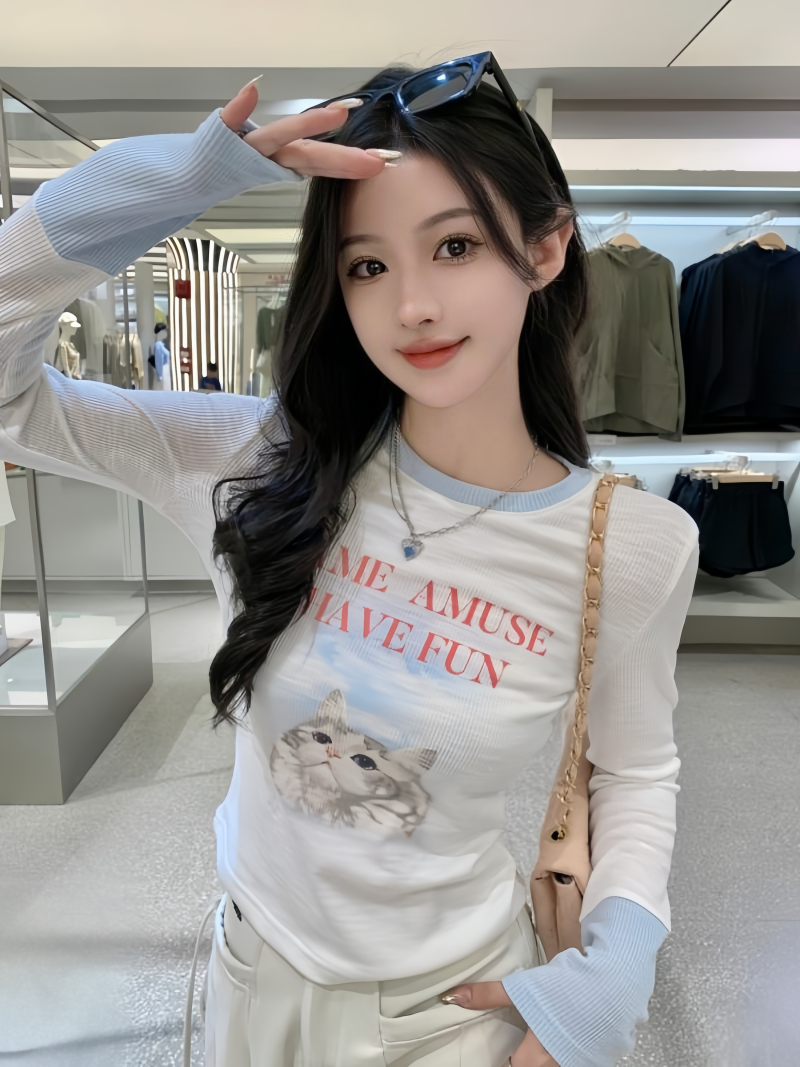
#> input picture backend/data/cankaotu/186b2da79b744ebfb3fcb931ee0b3830.jpg, 2400 x 3200 px (shown at 1/3 size)
$ python -i image_processor.py   (imports and definitions only)
#> lines starting #> are read from the running program, lines starting #| are printed output that depends on the picture
from PIL import Image, ImageFilter
import os
from typing import Optional, Tuple, Dict
import logging

logger = logging.getLogger(__name__)

class ImageProcessor:
    """AI图像处理器，负责抠图和图像合成"""

    def __init__(self):
        """初始化图像处理器"""
        # 配置OpenCV和PIL的基本参数
        self.min_confidence = 0.5
        logger.info("图像处理器初始化完成")

    def load_image(self, image_path: str) -> Optional[Image.Image]:
        """加载图像文件"""
        try:
            image = Image.open(image_path)
#> image is the input picture: PIL image 2400x3200 RGB; mean R, G, B 149.7, 147, 143.5
            # 确保图像为RGBA模式
            if image.mode != 'RGBA':
                image = image.convert('RGBA')
#> image: PIL image 2400x3200 RGBA
            return image
        except Exception as e:
            logger.error(f"加载图像失败 {image_path}: {str(e)}")
            return None

    # [10 lines left out: function save_image, not called in this run]

    def remove_background(self, image: Image.Image, feather_amount: float = 0.5) -> Optional[Image.Image]:
        """
        智能抠图（简化版本，仅使用PIL）
        - image: 输入图像
        - feather_amount: 边缘羽化程度 (0-1)

        返回: 带透明背景的图像
        """
        try:
            # 简化版本：直接使用图像的Alpha通道作为遮罩
            # 在实际应用中，这里会有更复杂的分割算法
            result = image.copy()

            # 应用边缘羽化
            if feather_amount > 0:
                result = self.feather_edges(result, feather_amount)

            return result

        except Exception as e:
            logger.error(f"抠图失败: {str(e)}")
            # 如果算法失败，返回原始图像
            return image

    def feather_edges(self, image: Image.Image, feather_amount: float = 0.5) -> Image.Image:
        """边缘羽化处理"""
#> called with feather_amount = 0.5
        try:
            # 获取alpha通道
            r, g, b, a = image.split()
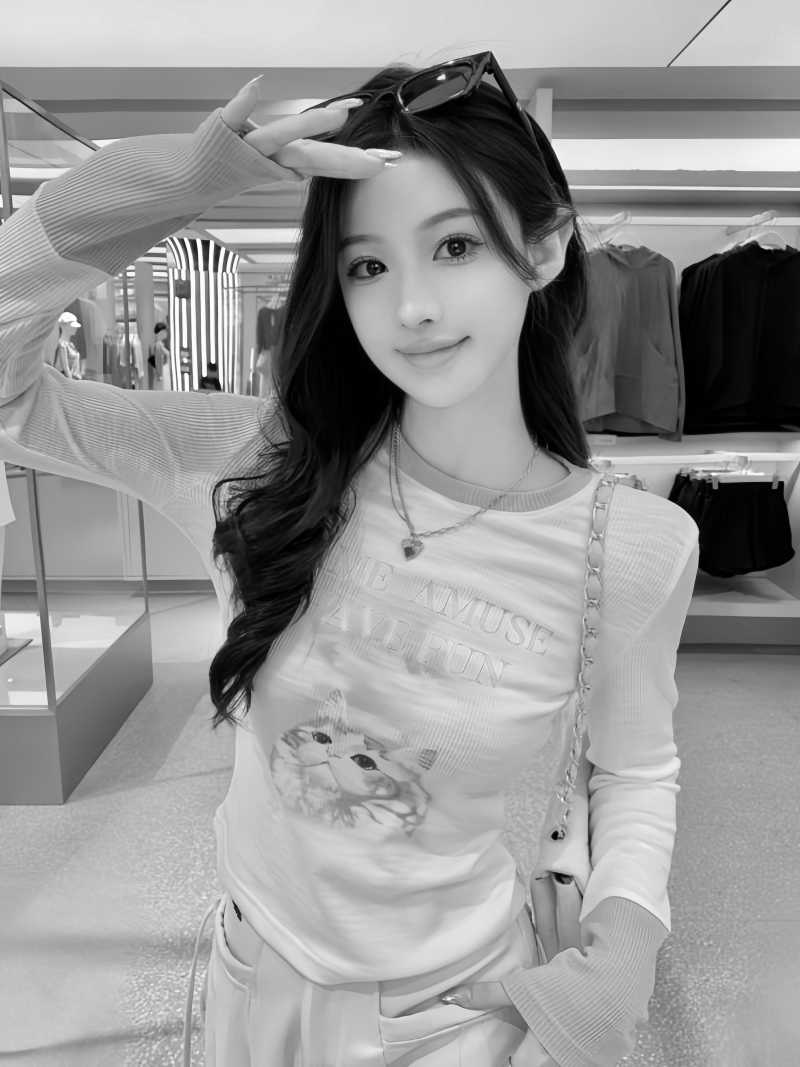
#> r: PIL image 2400x3200 L (shown at 1/3 size); min 0, max 255, mean 149.7
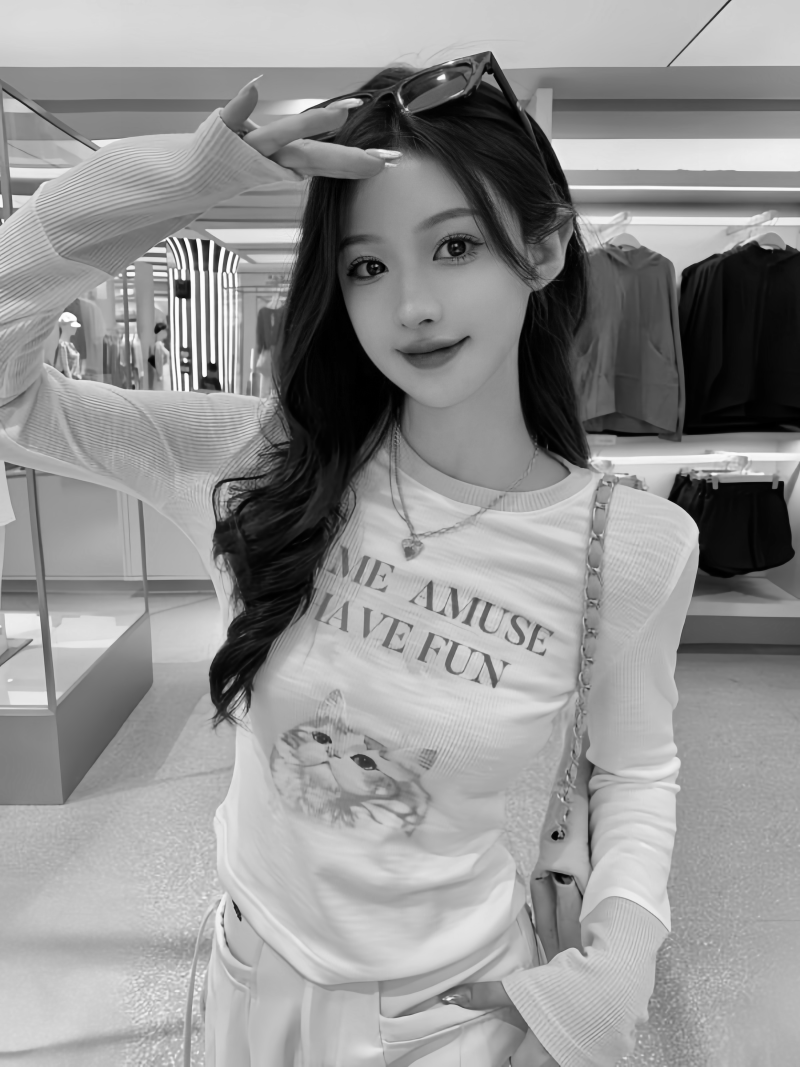
#> g: PIL image 2400x3200 L (shown at 1/3 size); min 0, max 255, mean 147
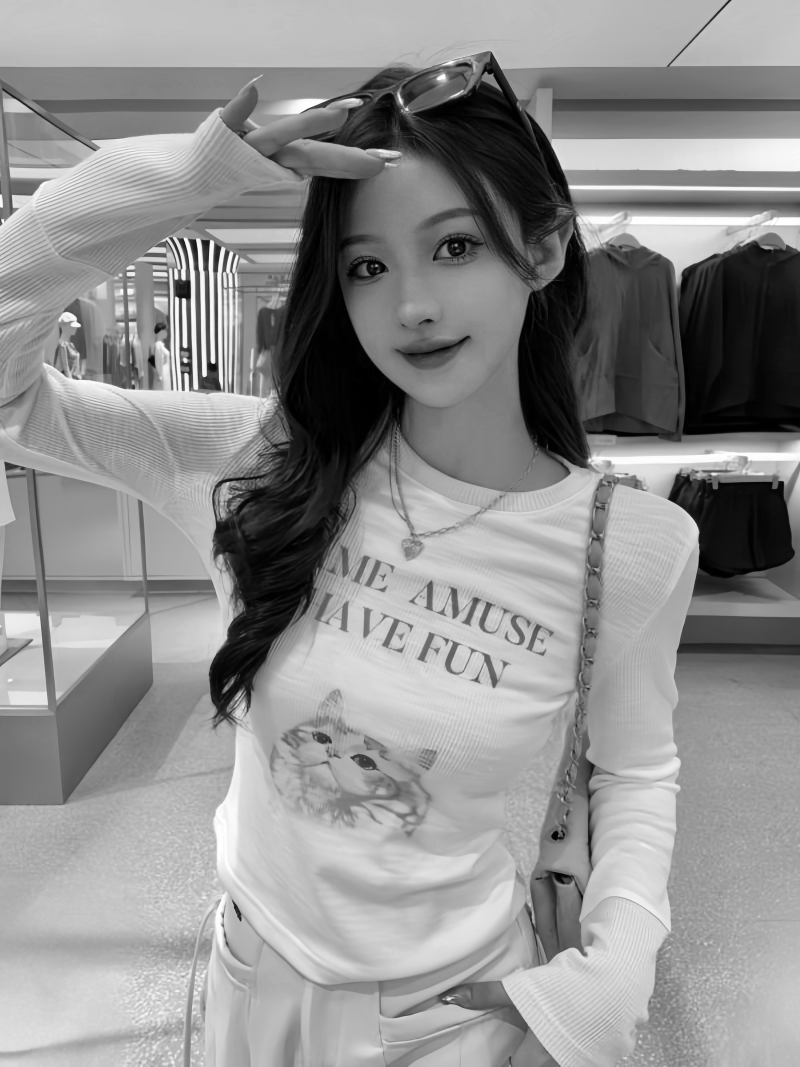
#> b: PIL image 2400x3200 L (shown at 1/3 size); min 0, max 255, mean 143.5
#> a: PIL image 2400x3200 L; every value is 255

            # 根据羽化程度计算半径
            radius = max(1, int(5 * feather_amount))

            # 对alpha通道进行高斯模糊
            a_blurred = a.filter(ImageFilter.GaussianBlur(radius=radius))

            # 合并回原图
            return Image.merge('RGBA', (r, g, b, a_blurred))
        except Exception as e:
            logger.error(f"边缘羽化失败: {str(e)}")
            return image

    # [49 lines left out: function replace_background, not called in this run]

    def process_image(self,
                     foreground_path: str,
                     background_path: Optional[str] = None,
                     output_path: str = None,
                     params: Dict = None) -> Tuple[bool, Optional[str]]:
        """
        处理图像的主函数
        - foreground_path: 前景图像路径
        - background_path: 背景图像路径（可选）
        - output_path: 输出路径
        - params: 处理参数

        返回: (是否成功, 输出路径或错误消息)
        """
        try:
            # 设置默认参数
            if params is None:
                params = {}

            feather_amount = params.get('feather_amount', 0.5)
            scale = params.get('scale', 1.0)
            position_x = params.get('position_x', 0.5)
            position_y = params.get('position_y', 0.5)
            rotate = params.get('rotate', 0.0)

            # 加载前景图像
            foreground = self.load_image(foreground_path)
            if foreground is None:
                return False, "无法加载前景图像"

            # 抠图
            logger.info(f"开始抠图处理，羽化程度: {feather_amount}")
            processed_foreground = self.remove_background(foreground, feather_amount)

            # 如果提供了背景，则替换背景
            if background_path:
                background = self.load_image(background_path)
                if background is None:
                    return False, "无法加载背景图像"

                logger.info(f"开始背景替换，缩放: {scale}, 位置: ({position_x}, {position_y}), 旋转: {rotate}")
                result_image = self.replace_background(
                    processed_foreground,
                    background,
                    position_x,
                    position_y,
                    scale,
                    rotate
                )
            else:
                # 仅返回抠图结果
                result_image = processed_foreground

            # 保存结果
            if result_image and output_path:
                success = self.save_image(result_image, output_path)
                if success:
                    return True, output_path
                else:
                    return False, "保存结果失败"

            return True, "处理成功"

        except Exception as e:
            logger.error(f"图像处理失败: {str(e)}")
            return False, str(e)

# 创建全局图像处理器实例
image_processor = ImageProcessor()

# 简单的API函数，方便其他模块调用
# [13 lines left out: function process_image, not called in this run]

>>> result = ImageProcessor().process_image('../../data/cankaotu/186b2da79b744ebfb3fcb931ee0b3830.jpg')

$ run again, on backend/data/cankaotu/873537ab8ef241a3bb00c8d7f1493430.jpg
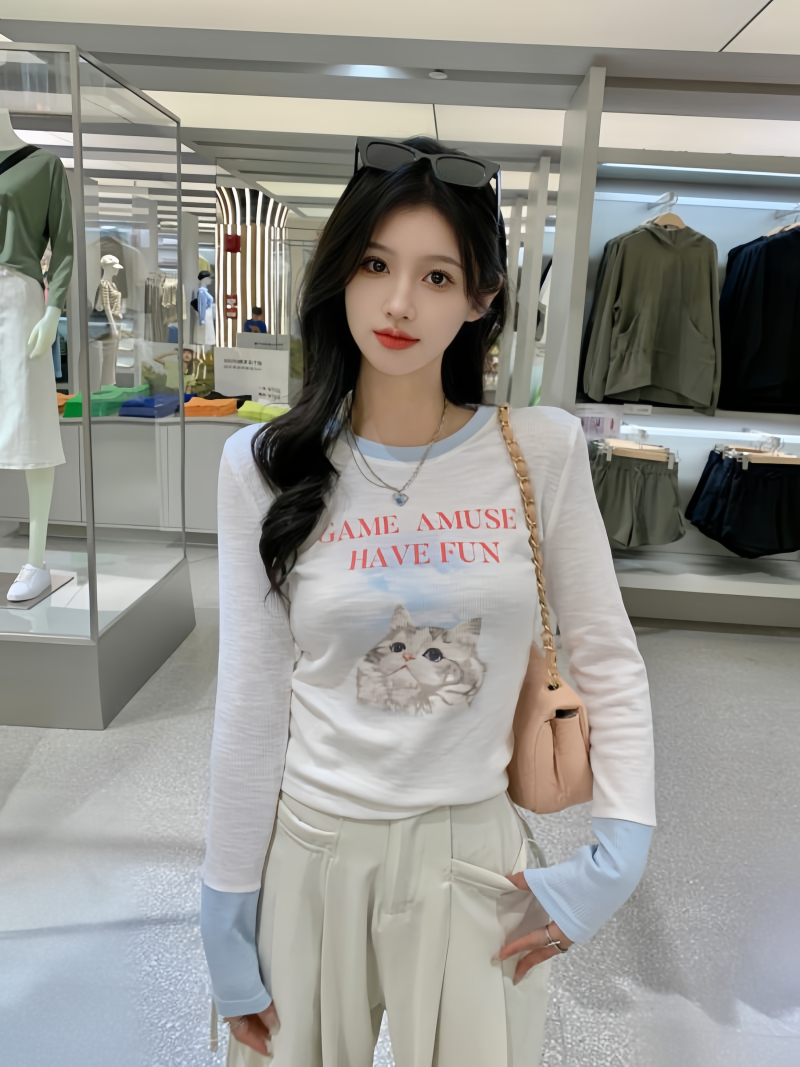
#> input picture backend/data/cankaotu/873537ab8ef241a3bb00c8d7f1493430.jpg, 2400 x 3200 px (shown at 1/3 size)
#> in load_image, image is the input picture: PIL image 2400x3200 RGB; mean R, G, B 148.9, 148.3, 143.1
#> image: PIL image 2400x3200 RGBA
#> in feather_edges, `r, g, b, a = image.split()`:
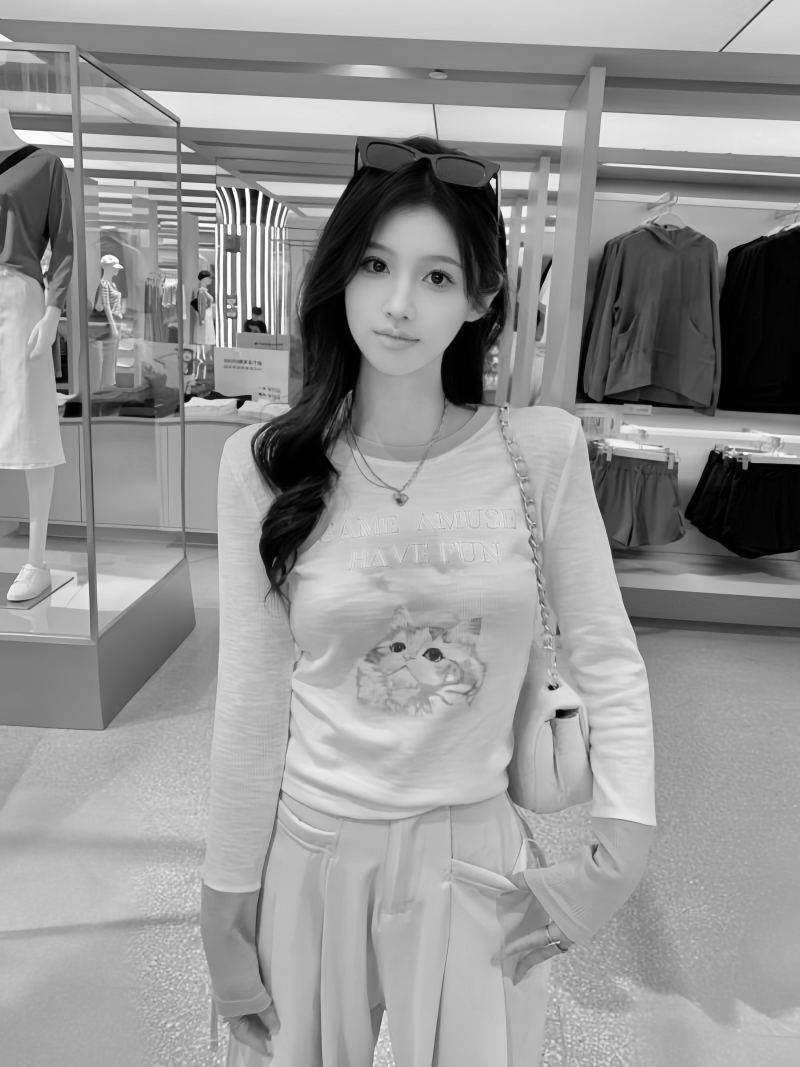
#> r: PIL image 2400x3200 L (shown at 1/3 size); min 0, max 255, mean 148.9
#> in feather_edges, `r, g, b, a = image.split()`:
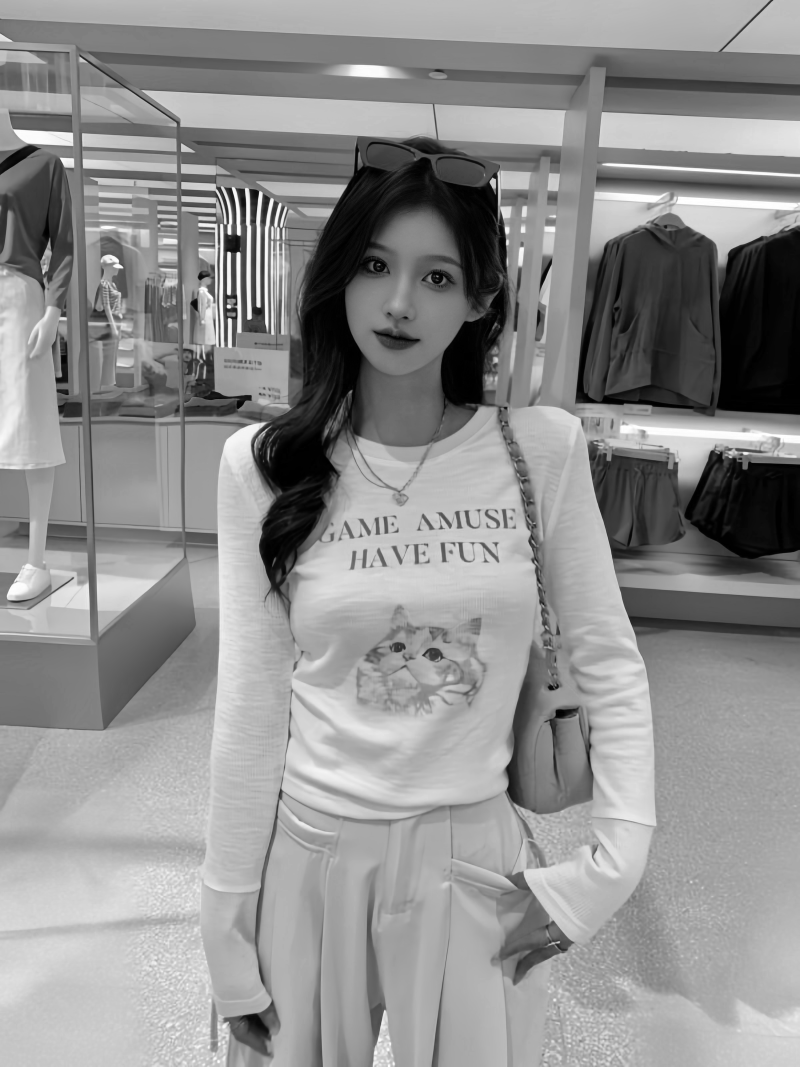
#> b: PIL image 2400x3200 L (shown at 1/3 size); min 0, max 255, mean 143.1
#> a: PIL image 2400x3200 L; every value is 255
